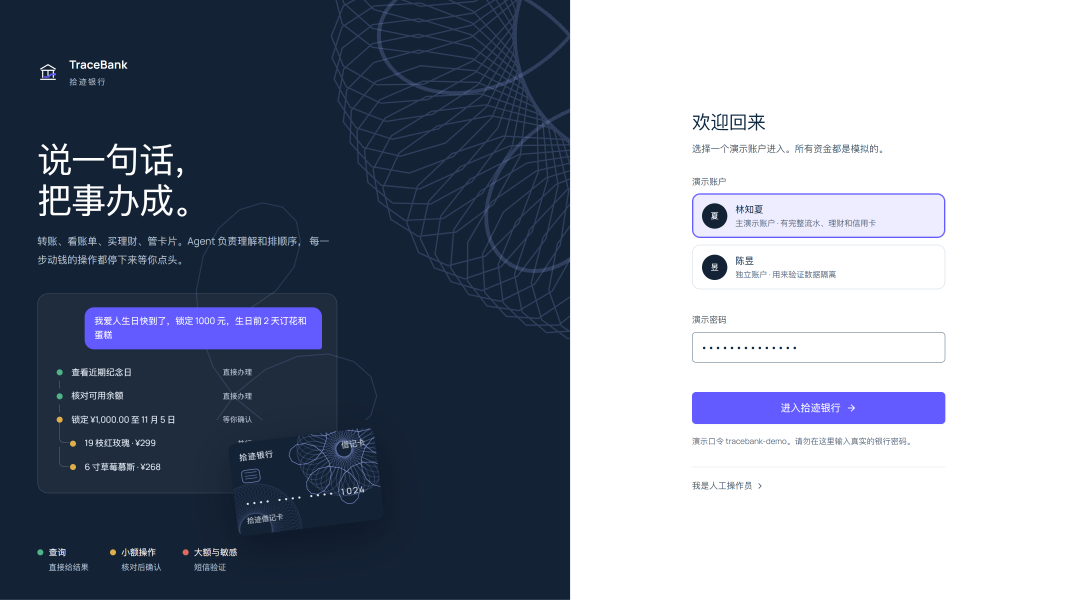
#> input picture demo/defense-20261029/shots/00-login.png, 3200 x 1800 px, given in place of 10-chat-bills.png, which was not available (shown at 1/3 size)
$ python crop.py
#> lines starting #> are read from the running program, lines starting #| are printed output that depends on the picture
"""Crop real UI screenshots (3200x1800, 2x) into slide-ready regions."""
from PIL import Image
import os
K = 3200 / 1200  # boxes below are measured on 1200-wide previews
BOX = {
    "bills":      ("10-chat-bills", (425, 45, 962, 478)),
    "yellow":     ("17-chat-yellow", (390, 60, 965, 480)),
    "otp":        ("19-otp", (420, 116, 780, 558)),
    "birthday":   ("14-chat-birthday-done", (390, 85, 970, 485)),
    "injection":  ("22-chat-injection", (390, 60, 970, 250)),
    "sandbox":    ("23-chat-sandbox", (390, 60, 970, 250)),
    "dag":        ("42-dag", (441, 66, 936, 306)),
    "process":    ("40-inline-process", (390, 66, 966, 540)),
    "red":        ("18-chat-red", (390, 60, 965, 480)),
    "aa":         ("16-chat-aa", (390, 60, 965, 480)),
    "recurring":  ("21-chat-recurring", (390, 60, 965, 480)),
    "clarify":    ("15-chat-clarify", (390, 60, 965, 250)),
    "home-cards": ("45-workspace-home", (395, 60, 965, 400)),
}
MAIN = (162, 0, 1200, 675)  # page without sidebar
PAGES = ["01-dashboard", "02-bills", "03-wealth", "04-cards", "05-subscriptions",
         "06-planner", "07-security", "24-planner-after", "43-approvals", "44-activity", "45-workspace-home"]
os.makedirs("crops", exist_ok=True)
def crop(src, box, name):
#> called with src = '10-chat-bills', box = (425, 45, 962, 478), name = 'bills'
    im = Image.open(f"shots/{src}.png").convert("RGB")
#> im is the input picture: PIL image 3200x1800 RGB; mean R, G, B 130.7, 137.8, 152.8
    b = tuple(round(v * K) for v in box)
    im.crop(b).save(f"crops/{name}.png", optimize=True)
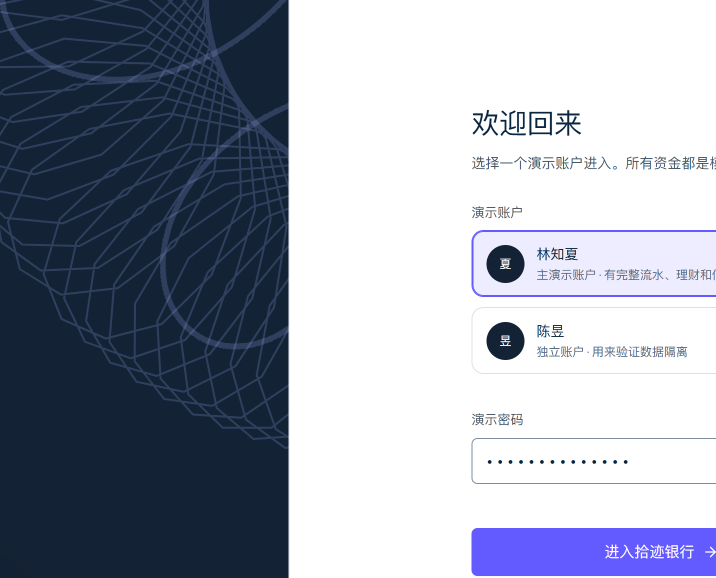
#> saved as bills.png: PIL image 1432x1155 RGB (shown at 1/2 size); mean R, G, B 153.4, 159.2, 173.2
    print(name, b)
for name, (src, box) in BOX.items():
    crop(src, box, name)
#> pass 2 of the loop `for name, (src, box) in BOX.items():`:
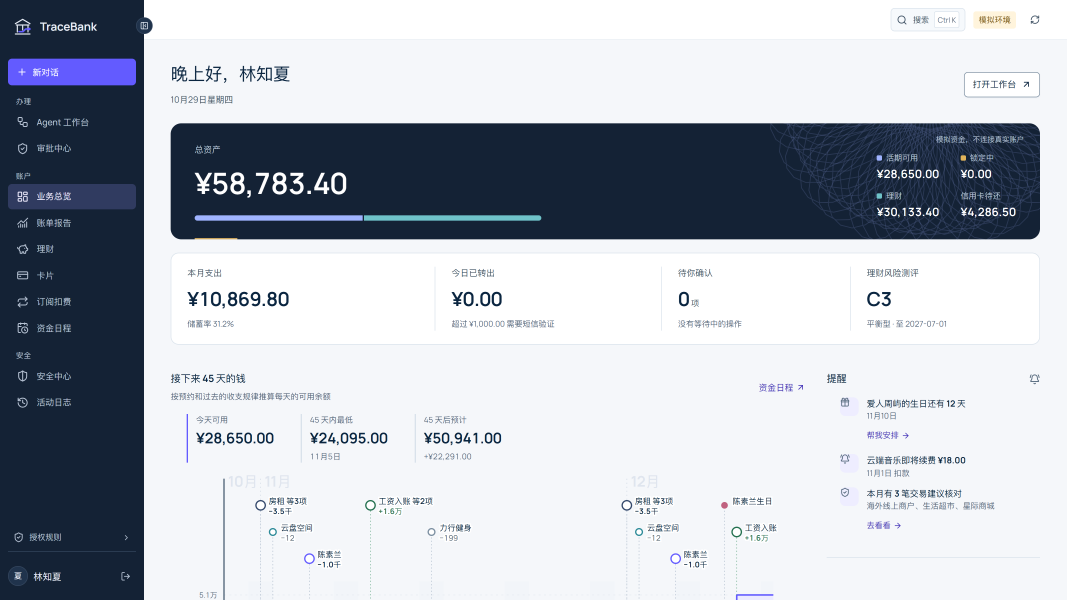
#> input picture demo/defense-20261029/shots/01-dashboard.png, 3200 x 1800 px, given in place of 17-chat-yellow.png, which was not available (shown at 1/3 size)
#> in crop, im is the input picture: PIL image 3200x1800 RGB; mean R, G, B 180.9, 186.3, 194.7
#> in crop (call 2), `im.crop(b).save(f"crops/{name}.png", optimize=True)`:
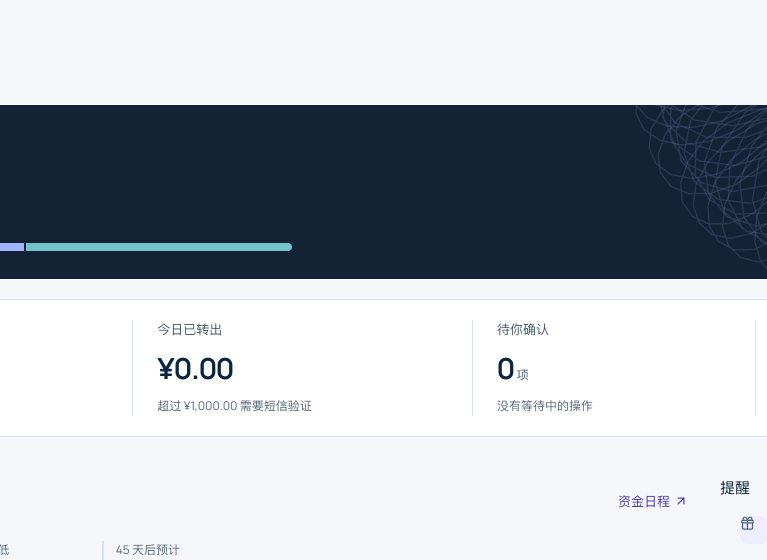
#> saved as yellow.png: PIL image 1533x1120 RGB (shown at 1/2 size); mean R, G, B 176.9, 182.6, 190.1
#> (the run stopped early here; a loop or call above may not have finished)
